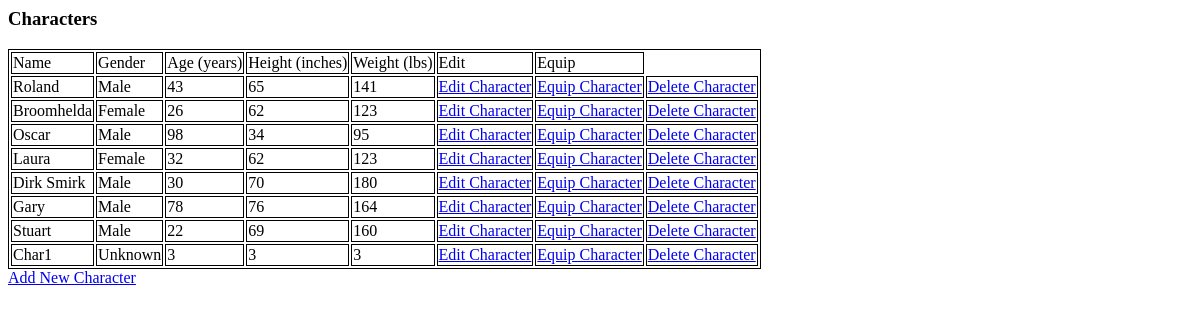
The app's page /osric_character_tools/characters.php, older data.
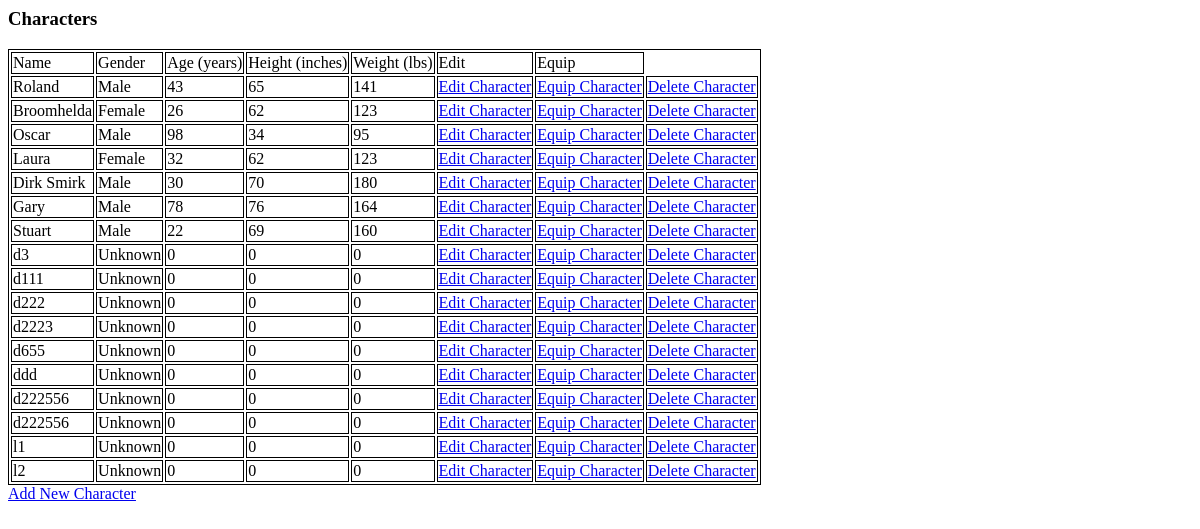
The same page, newer data.
### tables this page shows
CREATE TABLE IF NOT EXISTS `characters` (
  `CharacterName` varchar(255) NOT NULL,
  `CharacterGender` int(11) NOT NULL,
  `CharacterAge` float NOT NULL,
  `CharacterHeight` float NOT NULL,
  `CharacterWeight` float NOT NULL,
  `CharacterId` bigint(20) unsigned NOT NULL AUTO_INCREMENT,
  `CharacterArmorClass` int(11) NOT NULL,
  `CharacterFullHitPoints` int(11) NOT NULL,
  `CharacterRemainingHitPoints` int(11) NOT NULL,
  `CharacterExperiencePoints` int(11) NOT NULL,
  `CharacterLevel` int(11) NOT NULL,
  `CharacterAlignment` int(11) NOT NULL,
  PRIMARY KEY (`CharacterId`),
  UNIQUE KEY `Id` (`CharacterId`)
);

### osric_character_tools/characters.php (the view, shortened to what this page needs)
<html>
<head>
<link rel="stylesheet" type="text/css" href="./css/class.css" />
</head>
<body>
<?php
include("./inc/misc.inc");
$cxn = mysqli_connect($host,$user,$passwd,$dbname) or die("Couldn't connect to server");
$query = "SELECT * from characters";
$result = mysqli_query($cxn,$query) or die("Couldn't execute query.");
$genderArray = array("Unknown","Male","Female");
?>
<h3>Characters</h3>
<?php
echo "<table id='osric_characters'>";
echo "<tr><td>Name</td><td>Gender</td><td>Age (years)</td><td>Height (inches)</td><td>Weight (lbs)</td><td>Edit</td><td>Equip</td></tr>";
while($row = mysqli_fetch_assoc($result))
{
echo "<tr>";
echo "<td>{$row['CharacterName']}</td>";
$gender = $genderArray[$row['CharacterGender']];
echo "<td>{$gender}</td>";
echo "<td>{$row['CharacterAge']}</td>";
echo "<td>{$row['CharacterHeight']}</td>";
echo "<td>{$row['CharacterWeight']}</td>";
echo "<td><a href='editcharacter.php?CharacterId={$row['CharacterId']}'>Edit Character</a></td>";
echo "<td><a href='equipcharacter.php?CharacterId={$row['CharacterId']}'>Equip Character</td>";
echo "<td><a href='deletecharacter.php?CharacterId={$row['CharacterId']}'>Delete Character</td>";
echo "</tr>";
}
echo "</table>";
echo "<a href='editcharacter.php?CharacterId=-1'>Add New Character</a></td>";
?>
</body>
</html>

### osric_character_tools/css/class.css (style rules this page uses)
table,td { border: 1px solid black; }

Row changes from the older to the newer data that the page shows:
removed characters: CharacterName "Char1", CharacterGender "Unknown", CharacterAge "3", CharacterHeight "3", CharacterWeight "3"
added characters: CharacterName "d3", CharacterGender "Unknown", CharacterAge "0", CharacterHeight "0", CharacterWeight "0"
added characters: CharacterName "d111", CharacterGender "Unknown", CharacterAge "0", CharacterHeight "0", CharacterWeight "0"
added characters: CharacterName "d222", CharacterGender "Unknown", CharacterAge "0", CharacterHeight "0", CharacterWeight "0"
added characters: CharacterName "d2223", CharacterGender "Unknown", CharacterAge "0", CharacterHeight "0", CharacterWeight "0"
added characters: CharacterName "d655", CharacterGender "Unknown", CharacterAge "0", CharacterHeight "0", CharacterWeight "0"
added characters: CharacterName "ddd", CharacterGender "Unknown", CharacterAge "0", CharacterHeight "0", CharacterWeight "0"
added characters: CharacterName "d222556", CharacterGender "Unknown", CharacterAge "0", CharacterHeight "0", CharacterWeight "0"
added characters: CharacterName "d222556", CharacterGender "Unknown", CharacterAge "0", CharacterHeight "0", CharacterWeight "0"
added characters: CharacterName "l1", CharacterGender "Unknown", CharacterAge "0", CharacterHeight "0", CharacterWeight "0"
added characters: CharacterName "l2", CharacterGender "Unknown", CharacterAge "0", CharacterHeight "0", CharacterWeight "0"
